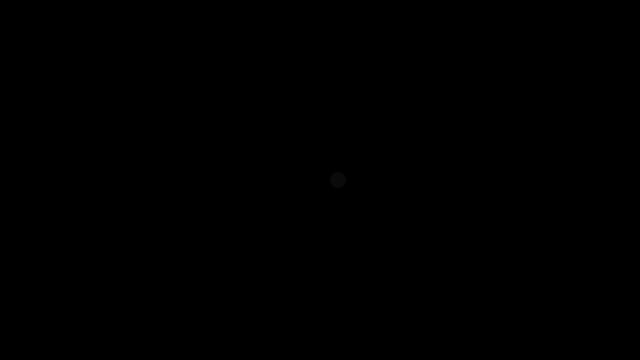
Frame 1 (no input)
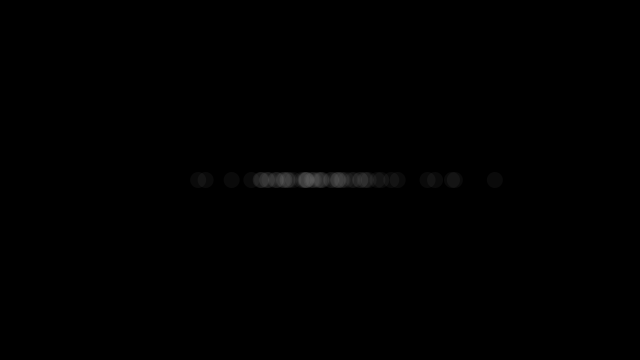
Frame 60 (the mouse pressed at the canvas centre just before this capture)
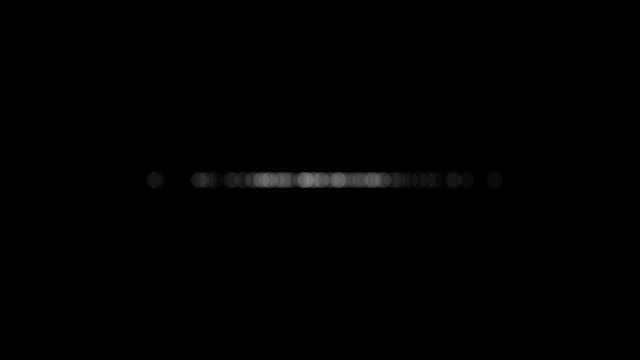
Frame 120 (the mouse held since frame 60 and released just before this capture)

The Processing sketch that drew these frames (run headless with seeded random() and noise(); from frame 60 on, the mouse is pressed at the canvas centre):

// Processing sketch: gaussianDistribution
// ── gaussianDistribution.pde

import java.util.Random;

Random generator;

void setup(){
 size(640, 360); 
 generator = new Random(); 
 background(0);
}

void draw(){
  
  float num = (float) generator.nextGaussian();
  float sd = 60;
  float mean = 320;
  
  float x = sd * num + mean;
  
  noStroke();
  fill(255,10);
  ellipse(x, height/2, 16, 16);
  
}
